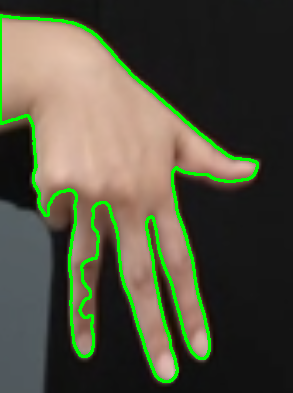
#> input picture Vision/detectHandImage/10_debug.png, 293 x 393 px, given in place of the camera
$ python main.py
#> lines starting #> are read from the running program, lines starting #| are printed output that depends on the picture; after the words box and inside, x2 and y2 are one past the last pixel; in counts of white or black regions, pixels touching at a corner belong together
### ready.py
# ready.py (색상 추출 단계)

def run_ready():
    import cv2
    import numpy as np
    import time

    from guide_line import get_guide_contours
    from utils.utils import (
        read_connected_camera_index,
        FRAME_WIDTH, FRAME_HEIGHT,
        ROI_TOP_LEFT, ROI_BOTTOM_RIGHT, ROI_WIDTH, ROI_HEIGHT
    )

    # 카메라 index 읽기
    cam_index = read_connected_camera_index()

    # 카메라 열기
    cap = cv2.VideoCapture(cam_index)
    cap.set(cv2.CAP_PROP_FPS, 30)

    # 가이드라인 윤곽 불러오기
    guide_contours_raw = get_guide_contours()

    guide_contours = []
    for contour in guide_contours_raw:
        # guide contour를 ROI 크기에 맞게 스케일 조정
        scaled = contour.astype(np.float32)
        scaled[:, :, 0] *= ROI_WIDTH / 606
        scaled[:, :, 1] *= ROI_HEIGHT / 396
        guide_contours.append(scaled.astype(np.int32))

    # 초기 상태 설정
    color_sampled = False
    sampling_start_time = None
    sampling_duration = 2.0  # 2초 동안 유지 시 색상 샘플링

    # 아시아인 피부색 HSV 범위 (초기값)
    lower_asian_skin = np.array([0, 20, 70])
    upper_asian_skin = np.array([25, 180, 255])

    # 가이드 내부에서 평균 색상 샘플링 함수 정의
    # [12 lines left out: function sample_hand_color, not called in this run]

    lower_color_list, upper_color_list = [None, None], [None, None]

    while True:
        ret, frame = cap.read()
#> frame is the input picture: shape (393, 293, 3); mean B, G, R 62.7, 81.7, 81.3
        if not ret:
            break

        frame = cv2.flip(frame, 1)
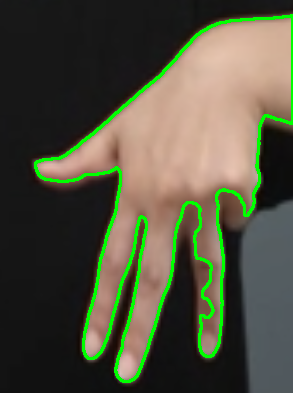
#> frame: shape (393, 293, 3); mean B, G, R 62.7, 81.7, 81.3
        frame = cv2.resize(frame, (FRAME_WIDTH, FRAME_HEIGHT))
#> frame: shape (480, 640, 3)

        # ROI 영역 추출
        roi = frame[ROI_TOP_LEFT[1]:ROI_BOTTOM_RIGHT[1], ROI_TOP_LEFT[0]:ROI_BOTTOM_RIGHT[0]]

        # ROI 영역에 사각형 그리기
        cv2.rectangle(frame, ROI_TOP_LEFT, ROI_BOTTOM_RIGHT, (100, 100, 255), 2)
        cv2.putText(frame, "Place your hands in the box", (130, 100), cv2.FONT_HERSHEY_SIMPLEX, 0.8, (255, 255, 255), 2)

        guide_masks = []
        skin_ratios = []

        # ROI 영역 HSV 변환 후 skin mask 생성
        hsv_roi = cv2.cvtColor(roi, cv2.COLOR_BGR2HSV)
#> hsv_roi: shape (240, 320, 3); mean H, S, V 23.1, 91.1, 153.6
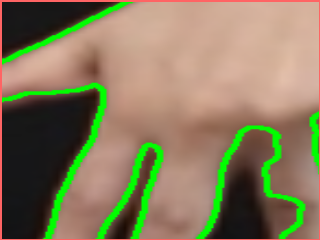
#> roi: shape (240, 320, 3); mean B, G, R 91.9, 124, 134.4
        skin_mask = cv2.inRange(hsv_roi, lower_asian_skin, upper_asian_skin)
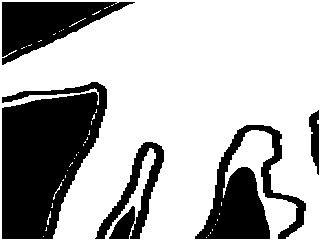
#> skin_mask: shape (240, 320); 69.3% white; 5 black regions, box (x1, y1, x2, y2) and area: (2, 82, 107, 239) 11435, (195, 125, 306, 239) 5198, (2, 2, 135, 65) 4188, (95, 142, 164, 239) 2292, (309, 110, 319, 175) 429

        # 각 가이드 contour 별로 처리
        for contour in guide_contours:
            cv2.drawContours(roi, [contour], -1, (100, 100, 255), 2)

            # 가이드 영역 마스크 생성
            guide_mask = np.zeros((ROI_HEIGHT, ROI_WIDTH), dtype=np.uint8)
            cv2.drawContours(guide_mask, [contour], -1, 255, -1)
            guide_masks.append(guide_mask)

            # 가이드 내부의 skin 비율 계산
            skin_in_guide = cv2.bitwise_and(skin_mask, skin_mask, mask=guide_mask)

            skin_area = cv2.countNonZero(skin_in_guide)
            total_area = cv2.countNonZero(guide_mask)
            skin_ratio = skin_area / total_area if total_area > 0 else 0
            skin_ratios.append(skin_ratio)
#> this loop made 2 passes
#> (skin_area, skin_ratio) on passes 1 to 2: (12498, 0.749), (9146, 0.58)
#> pass 1, in run_ready, `skin_in_guide = cv2.bitwise_and(skin_mask, skin_mask, mask=guide_mask)`:
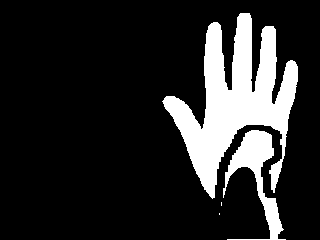
#> skin_in_guide: shape (240, 320); 16.3% white; 4 white regions (2 under 20 px), largest, box (x1, y1, x2, y2) and area: (162, 13, 298, 199) 10367, (223, 130, 286, 240) 2125
#> after the loop:
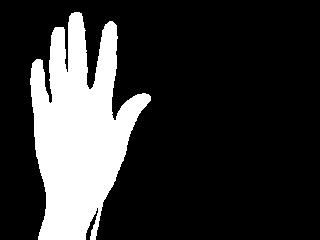
#> guide_mask: shape (240, 320); 20.5% white; 1 white region, box (x1, y1, x2, y2) and area: (30, 12, 151, 240) 15769
#> after the loop:
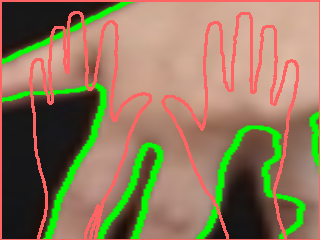
#> roi: shape (240, 320, 3); 8.03% of pixels changed, all inside (x1, y1, x2, y2) = (29, 11, 299, 239)
#> after the loop, guide_masks = 2 items; skin_ratios = [0.749, 0.58]

        # 색상 샘플링 시작 조건 확인
        if not color_sampled:
            # 모든 가이드 영역에서 skin 비율이 70% 이상일 때만 진행
            if all(ratio > 0.7 for ratio in skin_ratios):
                if sampling_start_time is None:
                    sampling_start_time = time.time()  # 처음 시작 시간 기록
                else:
                    elapsed_time = time.time() - sampling_start_time
                    progress = min(elapsed_time / sampling_duration, 1.0)

                    # 진행 표시 바 그리기
                    bar_x = 160
                    bar_y = 420
                    bar_width = 320
                    bar_height = 20

                    cv2.rectangle(frame, (bar_x, bar_y), (bar_x + bar_width, bar_y + bar_height), (255, 255, 255), 2)
                    cv2.rectangle(frame, (bar_x, bar_y), (bar_x + int(bar_width * progress), bar_y + bar_height), (0, 255, 0), -1)

                    # 2초 동안 유지 시 색상 샘플링 수행
                    if elapsed_time >= sampling_duration:
                        for i, guide_mask in enumerate(guide_masks):
                            lower, upper = sample_hand_color(hsv_roi, guide_mask)
                            lower_color_list[i] = lower
                            upper_color_list[i] = upper

                        color_sampled = True
                        sampling_start_time = None

                        print("Color ranges sampled.")
                        for i in range(len(guide_masks)):
                            print(f"Hand {i+1} → Lower: {lower_color_list[i]}, Upper: {upper_color_list[i]}")

                        break  # 샘플링 완료 시 루프 탈출
            else:
                # 조건 미충족 시 타이머 초기화
                sampling_start_time = None

        # 화면 출력
        cv2.imshow("Hand Color Ready", frame)
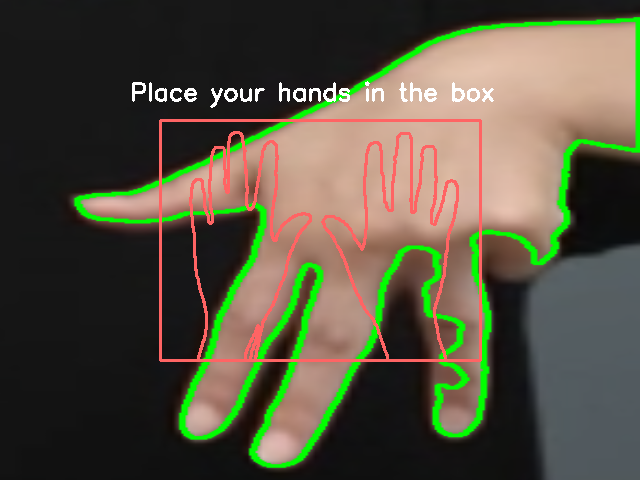
#> window 'Hand Color Ready': shape (480, 640, 3); mean B, G, R 63.9, 82, 85.9

        # 키 입력 처리
        key = cv2.waitKey(1) & 0xFF
#> (key Esc is pressed here)
        if key == 27:  # ESC 키 누르면 종료
            break
        elif key == ord('s'):  # s 키 누르면 샘플링 다시 시작
            color_sampled = False
            sampling_start_time = None

    # 자원 해제
    cap.release()
    cv2.destroyAllWindows()

    # 색상 범위 평균값 계산 후 반환
#> (the run stopped early here; a loop or call above may not have finished)

$ run again, on Vision/detectHandImage/11_debug.png
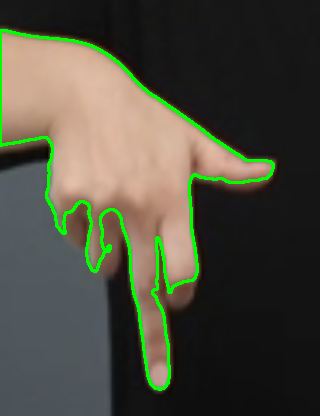
#> input picture Vision/detectHandImage/11_debug.png, 320 x 416 px, given in place of the camera
#> in run_ready, frame is the input picture: shape (416, 320, 3); mean B, G, R 61.9, 75.9, 76.1
#> hsv_roi: shape (240, 320, 3); mean H, S, V 30.9, 84.3, 146.5
#> skin_mask: shape (240, 320); 62.5% white; 3 black regions, box (x1, y1, x2, y2) and area: (2, 79, 179, 239) 16292, (197, 110, 319, 239) 8064, (2, 2, 150, 62) 4481
#> the loop in run_ready, `for contour in guide_contours:` made 2 passes
#> (skin_area, skin_ratio) on passes 1 to 2: (12141, 0.728), (6480, 0.411)
#> after the loop in run_ready, `for contour in guide_contours:`:
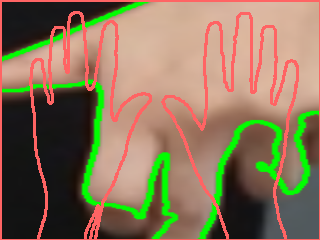
#> roi: shape (240, 320, 3); mean B, G, R 89.2, 117.1, 137.1
#> after the loop in run_ready, `for contour in guide_contours:`: guide_masks = 2 items; skin_ratios = [0.728, 0.411]
#> in run_ready, `cv2.imshow("Hand Color Ready", frame)`:
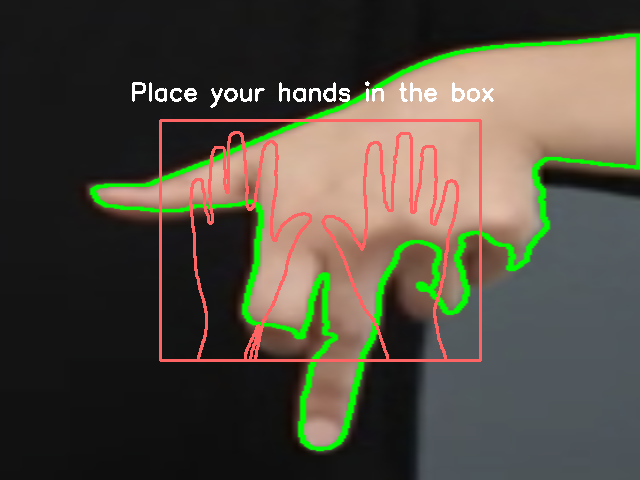
#> window 'Hand Color Ready': shape (480, 640, 3); mean B, G, R 63.3, 76.5, 81

$ run again, on Vision/detectHandImage/12_debug.png
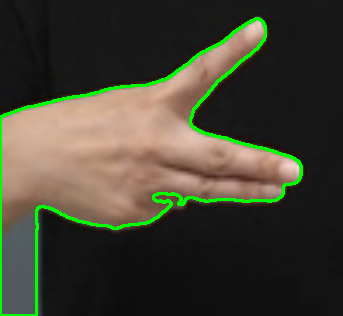
#> input picture Vision/detectHandImage/12_debug.png, 343 x 316 px, given in place of the camera
#> in run_ready, frame is the input picture: shape (316, 343, 3); mean B, G, R 50.9, 65.6, 66.7
#> hsv_roi: shape (240, 320, 3); mean H, S, V 25.9, 83.2, 140
#> skin_mask: shape (240, 320); 66.7% white; 3 black regions, box (x1, y1, x2, y2) and area: (2, 171, 319, 239) 13466, (2, 2, 128, 107) 10095, (168, 2, 319, 28) 2026
#> the loop in run_ready, `for contour in guide_contours:` made 2 passes
#> (skin_area, skin_ratio) on passes 1 to 2: (15597, 0.935), (8516, 0.54)
#> after the loop in run_ready, `for contour in guide_contours:`:
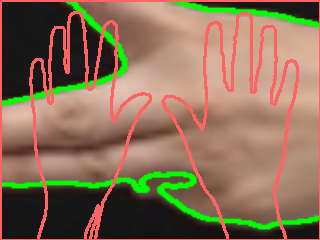
#> roi: shape (240, 320, 3); mean B, G, R 86.2, 111, 136.5
#> after the loop in run_ready, `for contour in guide_contours:`: guide_masks = 2 items; skin_ratios = [0.935, 0.54]
#> in run_ready, `cv2.imshow("Hand Color Ready", frame)`:
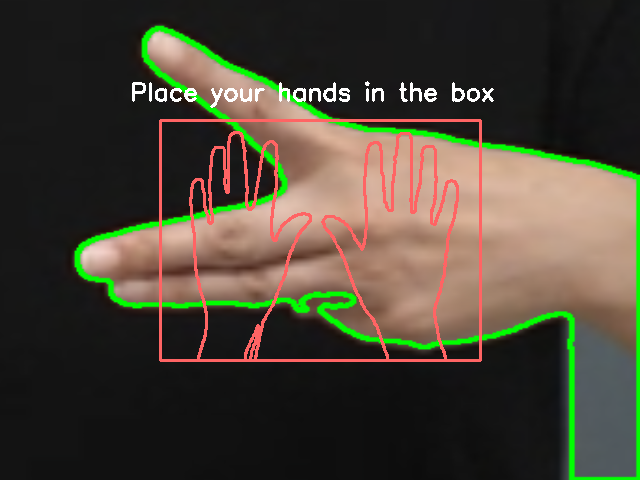
#> window 'Hand Color Ready': shape (480, 640, 3); mean B, G, R 53, 66.9, 72.6

$ run again, on Vision/detectHandImage/13_debug.png
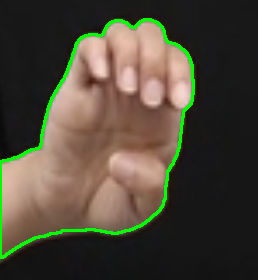
#> input picture Vision/detectHandImage/13_debug.png, 258 x 280 px, given in place of the camera
#> in run_ready, frame is the input picture: shape (280, 258, 3); mean B, G, R 56.2, 71, 77.1
#> hsv_roi: shape (240, 320, 3); mean H, S, V 14.2, 94.3, 147.8
#> skin_mask: shape (240, 320); 87.5% white; 3 black regions, box (x1, y1, x2, y2) and area: (2, 2, 89, 239) 9454, (308, 2, 319, 19) 115, (249, 14, 260, 24) 69
#> the loop in run_ready, `for contour in guide_contours:` made 2 passes
#> (skin_area, skin_ratio) on passes 1 to 2: (16666, 0.999), (12841, 0.814)
#> after the loop in run_ready, `for contour in guide_contours:`: guide_masks = 2 items; skin_ratios = [0.999, 0.814]
#> in run_ready, `cv2.imshow("Hand Color Ready", frame)`:
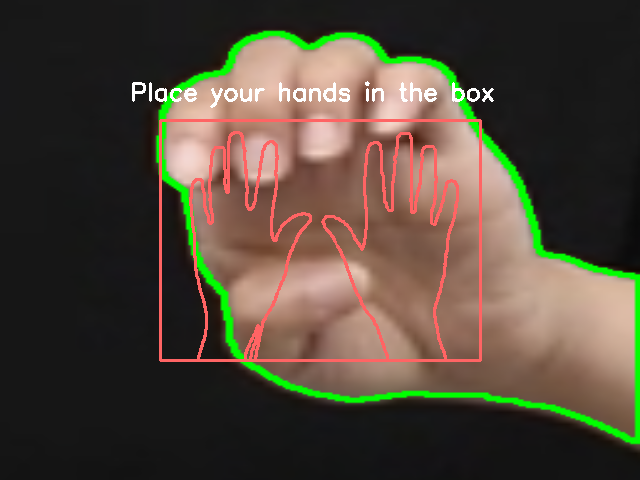
#> window 'Hand Color Ready': shape (480, 640, 3); mean B, G, R 57.6, 71.4, 81.5
